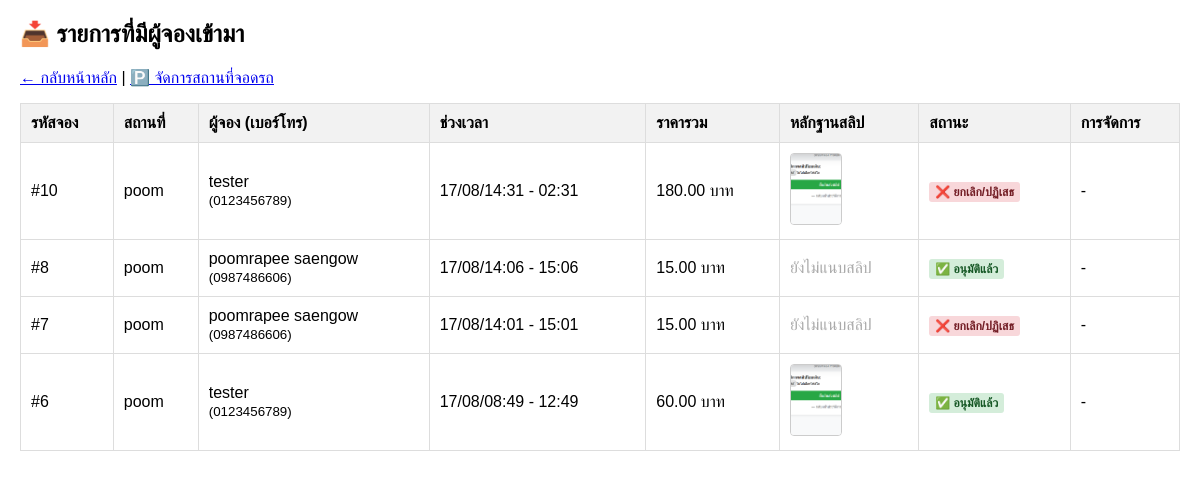
Screenshot of /owner_bookings.php (signed in) with the database file from the repository.
### tables this page shows
CREATE TABLE `bookings` (
  `booking_id` int(11) NOT NULL,
  `user_id` int(11) NOT NULL,
  `spot_id` int(11) NOT NULL,
  `start_time` datetime NOT NULL,
  `end_time` datetime NOT NULL,
  `total_price` double NOT NULL,
  `slip_image` varchar(255) DEFAULT NULL,
  `status` varchar(20) NOT NULL,
  `payment_status` varchar(20) DEFAULT 'unpaid',
  `created_at` timestamp NOT NULL DEFAULT current_timestamp()
);

CREATE TABLE `parking_spots` (
  `spot_id` int(11) NOT NULL,
  `user_id` int(11) NOT NULL,
  `title` varchar(100) NOT NULL,
  `description` text DEFAULT NULL,
  `contact_phone` varchar(20) DEFAULT NULL,
  `image` varchar(255) DEFAULT NULL,
  `latitude` double NOT NULL,
  `longitude` double NOT NULL,
  `price_per_hour` double NOT NULL,
  `status` varchar(20) NOT NULL
);

CREATE TABLE `users` (
  `user_id` int(11) NOT NULL,
  `username` varchar(50) NOT NULL,
  `password` varchar(255) NOT NULL,
  `full_name` varchar(100) NOT NULL,
  `phone` varchar(15) NOT NULL,
  `role` varchar(20) NOT NULL
);

### owner_bookings.php (the view, shortened to what this page needs)
<?php
require_once 'db.php';
$owner_id = $_SESSION['user_id'];
$sql = "SELECT b.*, p.title, u.full_name, u.phone
        FROM bookings b
        JOIN parking_spots p ON b.spot_id = p.spot_id
        JOIN users u ON b.user_id = u.user_id
        WHERE p.user_id = ?
        ORDER BY b.booking_id DESC";
$stmt = $conn->prepare($sql);
$stmt->bind_param("i", $owner_id);
$stmt->execute();
$result = $stmt->get_result();
?>
<!DOCTYPE html>
<html lang="th">
<head>
</head>
<body>
    <h2>📥 รายการที่มีผู้จองเข้ามา</h2>
    <p>
        <a href="index.php">← กลับหน้าหลัก</a> |
        <a href="my_spots.php">🅿️ จัดการสถานที่จอดรถ</a>
    </p>
    <table>
        <tr>
            <th>รหัสจอง</th>
            <th>สถานที่</th>
            <th>ผู้จอง (เบอร์โทร)</th>
            <th>ช่วงเวลา</th>
            <th>ราคารวม</th>
            <th>หลักฐานสลิป</th>
            <th>สถานะ</th>
            <th>การจัดการ</th>
        </tr>
        <?php if ($result->num_rows > 0): ?>
            <?php while ($row = $result->fetch_assoc()): ?>
                <tr>
                    <td>#<?= $row['booking_id'] ?></td>
                    <td><?= htmlspecialchars($row['title']) ?></td>
                    <td><?= htmlspecialchars($row['full_name']) ?><br><small>(<?= htmlspecialchars($row['phone']) ?>)</small></td>
                    <td><?= date('d/m/H:i', strtotime($row['start_time'])) ?> - <?= date('H:i', strtotime($row['end_time'])) ?></td>
                    <td><?= number_format($row['total_price'], 2) ?> บาท</td>
                    <td>
                        <?php if ($row['slip_image']): ?>
                            <a href="uploads/<?= $row['slip_image'] ?>" target="_blank">
                                <img src="uploads/<?= $row['slip_image'] ?>" width="50" height="70" style="object-fit:cover; border:1px solid #ccc; border-radius:4px;">
                            </a>
                        <?php else: ?>
                            <span style="color:#aaa;">ยังไม่แนบสลิป</span>
                        <?php endif; ?>
                    </td>
                    <td>
                        <?php if ($row['status'] === 'pending'): ?>
                            <span class="badge bg-pending">⏳ รอตรวจสอบ</span>
                        <?php elseif ($row['status'] === 'approved'): ?>
                            <span class="badge bg-approved">✅ อนุมัติแล้ว</span>
                        <?php else: ?>
                            <span class="badge bg-cancelled">❌ ยกเลิก/ปฏิเสธ</span>
                        <?php endif; ?>
                    </td>
                    <td>
                        <?php if ($row['status'] === 'pending'): ?>
                            <a href="owner_bookings.php?action=approve&id=<?= $row['booking_id'] ?>" class="btn btn-approve" onclick="return confirm('ยืนยันอนุมัติการจองนี้?')">อนุมัติ</a>
                            <a href="owner_bookings.php?action=reject&id=<?= $row['booking_id'] ?>" class="btn btn-reject" onclick="return confirm('ปฏิเสธการจองนี้?')">ปฏิเสธ</a>
                        <?php else: ?>
                            -
                        <?php endif; ?>
                    </td>
                </tr>
            <?php endwhile; ?>
        <?php else: ?>
            <tr><td colspan="8" style="text-align:center;">ยังไม่มีรายการจองเข้ามา</td></tr>
        <?php endif; ?>
    </table>
</body>
</html>

### owner_bookings.php (style rules this page uses)
body { font-family: Arial, sans-serif; margin: 20px; }
table { width: 100%; border-collapse: collapse; margin-top: 15px; }
th, td { border: 1px solid #ddd; padding: 10px; text-align: left; vertical-align: middle; }
th { background-color: #f2f2f2; }
.badge { padding: 3px 6px; border-radius: 3px; font-size: 12px; font-weight: bold; }
.bg-approved { background: #d4edda; color: #155724; }
.bg-cancelled { background: #f8d7da; color: #721c24; }

### rows the page displays
bookings: booking_id "10", spot.title "poom", user.full_name "tester", user.phone "0123456789", start_time "17/08/14:31", end_time "02:31", total_price "180.00", slip_image (picture), status "❌ ยกเลิก/ปฏิเสธ"
bookings: booking_id "8", spot.title "poom", user.full_name "poomrapee saengow", user.phone "0987486606", start_time "17/08/14:06", end_time "15:06", total_price "15.00", shows "ยังไม่แนบสลิป", status "✅ อนุมัติแล้ว"
bookings: booking_id "7", spot.title "poom", user.full_name "poomrapee saengow", user.phone "0987486606", start_time "17/08/14:01", end_time "15:01", total_price "15.00", shows "ยังไม่แนบสลิป", status "❌ ยกเลิก/ปฏิเสธ"
bookings: booking_id "6", spot.title "poom", user.full_name "tester", user.phone "0123456789", start_time "17/08/08:49", end_time "12:49", total_price "60.00", slip_image (picture), status "✅ อนุมัติแล้ว"
